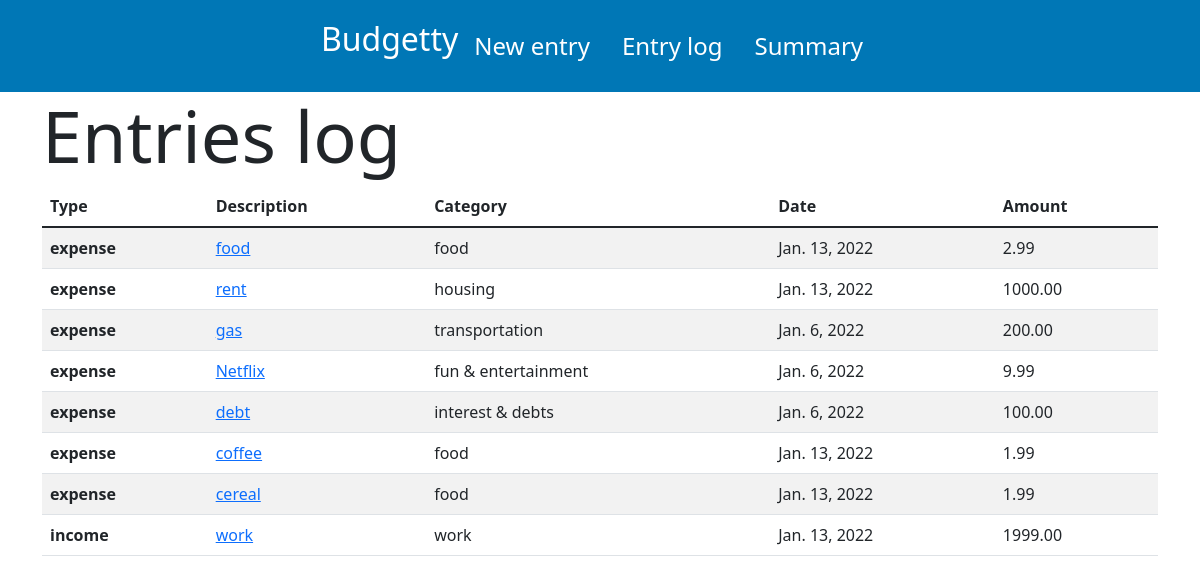
The page /entries on the database its author committed.
### entries/models.py (models this page shows, shortened)
class Entry(models.Model):
    entry_type = models.CharField(max_length=50, choices=ENTRY_TYPE_CHOICES, default="income")
    description = models.CharField(max_length=120)
    category = models.CharField(max_length=60, choices=CATEGORY_CHOICES, default="food")
    date = models.DateField()
    amount = models.DecimalField(max_digits=100, decimal_places=2)

### entries/views.py (the view)
# urls.py: path("entries", entries_views.entry_log_view, name="entries_log"),
def entry_log_view(request):
    all_entries = Entry.objects.all()
    return render(request, "entries/entries_log.html", {"entries": all_entries})

### entries/templates/entries/entries_log.html (shortened to what this page needs)
{% extends "parent.html" %}
{% block content %}
<div class="container-md">
    <h1 class="display-2">Entries log</h1>
    <table class="table justify-content-md-center table-striped table-hover">
        <thead>
          <tr>
            <th scope="col">Type</th>
            <th scope="col">Description</th>
            <th scope="col">Category</th>
            <th scope="col">Date</th>
            <th scope="col">Amount</th>
          </tr>
        </thead>
        <tbody>
        {% for entry in entries %}
            <tr>
                <th scope="row">
                    {{entry.entry_type}}
                </th>
                <td>
                    <a href="/entries/edit/{{entry.id}}">
                        {{entry.description}}
                    </a>
                </td>
                <td>
                    {{entry.category}}
                </td>
                <td>
                    {{entry.date}}
                </td>
                <td>
                    {{entry.amount}}
                </td>
            </tr>
        {% endfor %}
        </tbody>
    </table>
</div>
{% endblock %}

### templates/parent.html (shortened to what this page needs)
<!DOCTYPE html>
<html lang="en">
    <head>
        <link href="https://cdn.jsdelivr.net/npm/bootstrap@5.1.3/dist/css/bootstrap.min.css" rel="stylesheet">
    </head>
<body>
    <header style="background-color: #0077B6; color: white; padding:20px">
        <ul class="nav justify-content-center">
            <li class="nav-item">
              <h2>Budgetty</h2>
            </li>
            <li class="nav-item">
              <a class="nav-link" href="/entries/new" style="color: white; font-size:x-large;">New entry</a>
            </li>
            <li class="nav-item">
              <a class="nav-link" href="/entries" style="color: white; font-size:x-large;">Entry log</a>
            </li>
            <li class="nav-item">
              <a class="nav-link" href="/entries/summary" style="color: white; font-size:x-large;">Summary</a>
            </li>
          </ul>
    </header>
    {% block content %}
    {% endblock %}
</body>
</html>

### rows shown on the page
Entry: entry_type "expense", description "food", category "food", date "Jan. 13, 2022", amount "2.99"
Entry: entry_type "expense", description "rent", category "housing", date "Jan. 13, 2022", amount "1000.00"
Entry: entry_type "expense", description "gas", category "transportation", date "Jan. 6, 2022", amount "200.00"
Entry: entry_type "expense", description "Netflix", category "fun & entertainment", date "Jan. 6, 2022", amount "9.99"
Entry: entry_type "expense", description "debt", category "interest & debts", date "Jan. 6, 2022", amount "100.00"
Entry: entry_type "expense", description "coffee", category "food", date "Jan. 13, 2022", amount "1.99"
Entry: entry_type "expense", description "cereal", category "food", date "Jan. 13, 2022", amount "1.99"
Entry: entry_type "income", description "work", category "work", date "Jan. 13, 2022", amount "1999.00"
